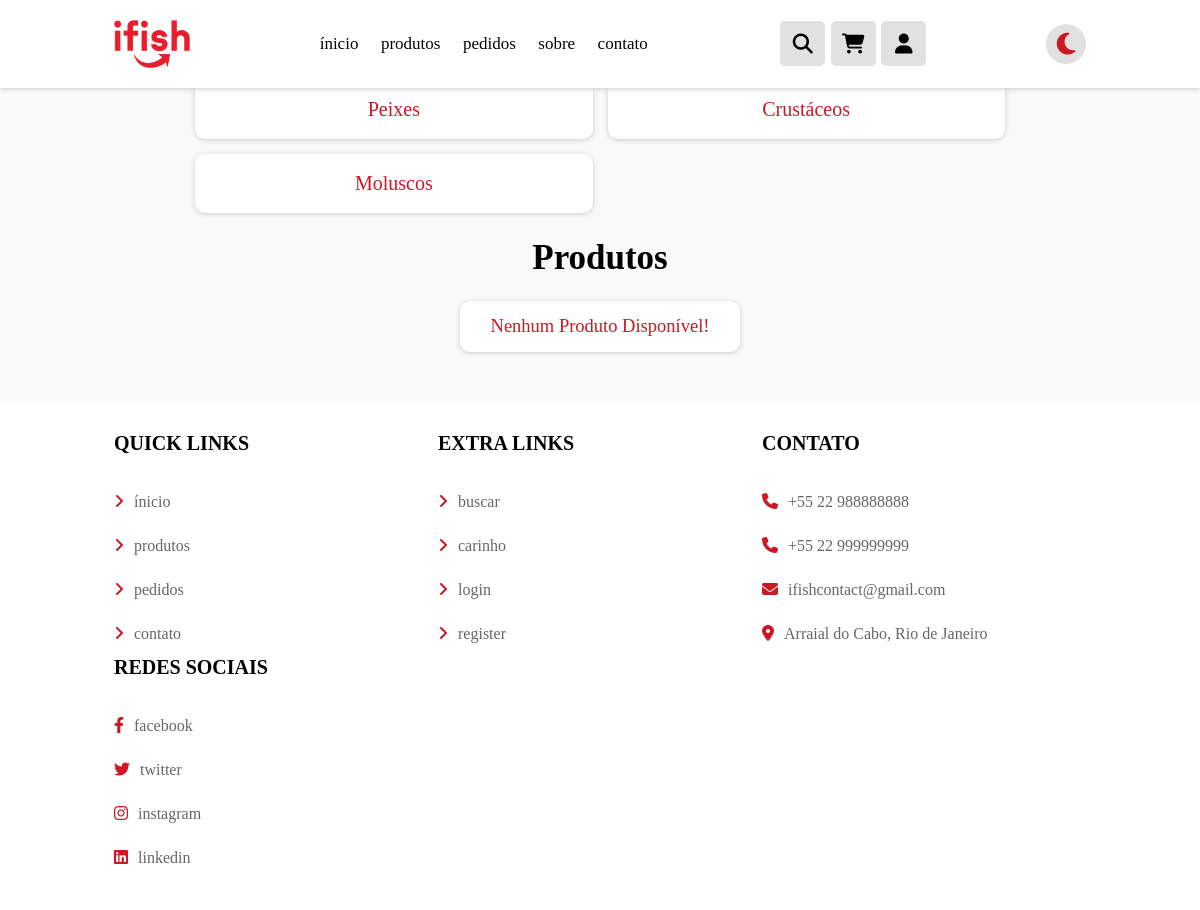
Page /produtos.php (signed in) on the earlier database version.
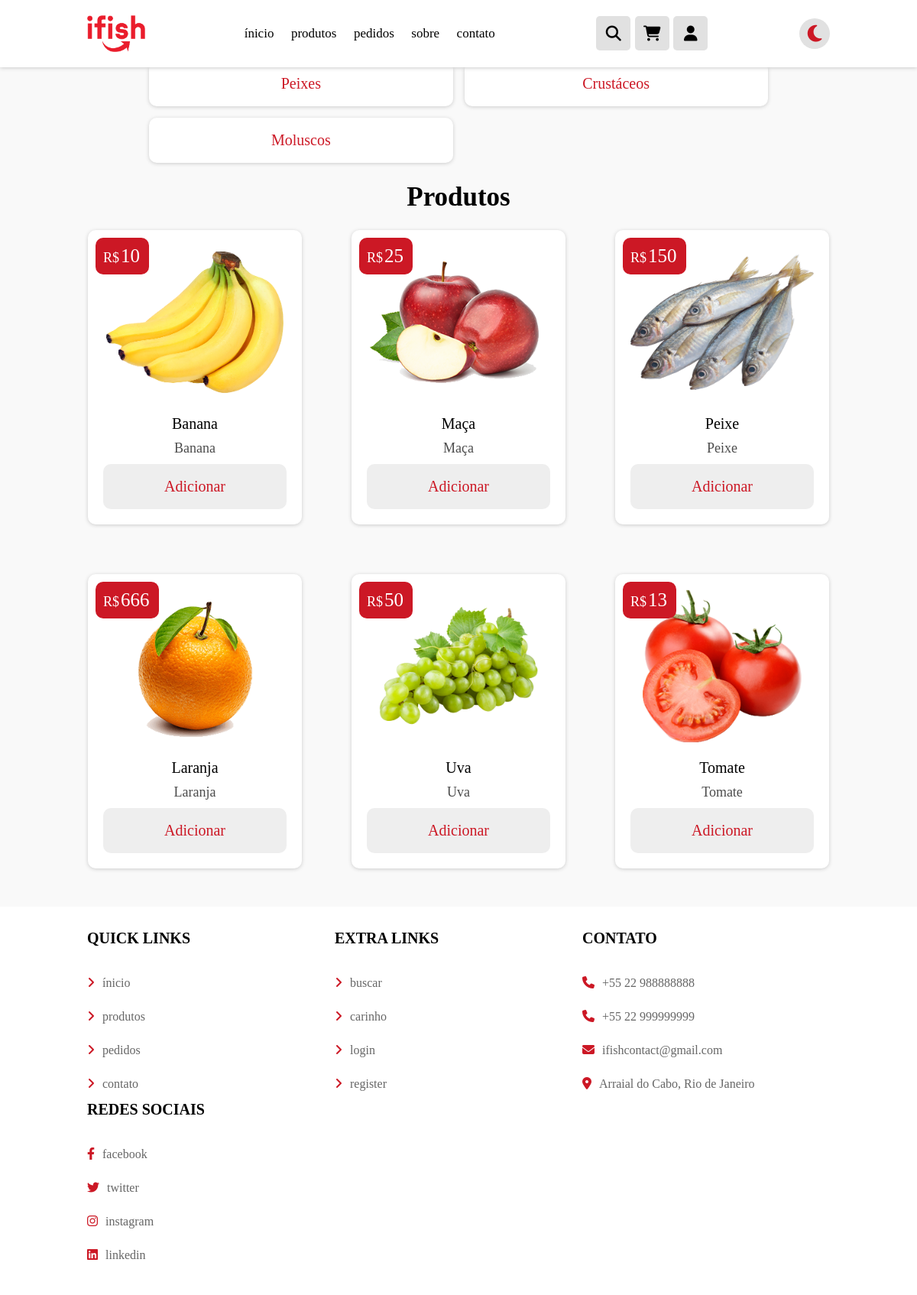
Same page on the later database version.
### tables this page shows
CREATE TABLE `produto` (
  `id` int(100) NOT NULL,
  `nome` varchar(100) NOT NULL,
  `categoria` varchar(20) NOT NULL,
  `detalhe` varchar(500) NOT NULL,
  `preco` int(100) NOT NULL,
  `image` varchar(100) NOT NULL
);

### produtos.php (the view, shortened to what this page needs)
<!DOCTYPE html>
<html lang="pt-BR">
<head>
   <link rel="stylesheet" href="css/index.css">
   <link rel="stylesheet" href="css/header.css">
   <link rel="stylesheet" href="css/footer.css">
   <link rel="stylesheet" href="css/produtos.css">
   <link rel="stylesheet" href="https://cdnjs.cloudflare.com/ajax/libs/font-awesome/6.2.0/css/all.min.css" />
</head>
<body class="body">
   <?php include 'header.php'; ?>
   <section class="p-category">
      <a href="categoria.php?categoria=peixes">peixes</a>
      <a href="categoria.php?categoria=crustáceos">crustáceos</a>
      <a href="categoria.php?categoria=moluscos">moluscos</a>
   </section>
   <section class="produtos">
      <h1 class="titulo">produtos</h1>
      <div class="box-container">
         <?php
         $select_products = $conn->prepare("SELECT * FROM `produto`");
         $select_products->execute();
         if ($select_products->rowCount() > 0) {
            while ($fetch_products = $select_products->fetch(PDO::FETCH_ASSOC)) {
         ?>
               <div class="card-produtos">
                  <form action="" class="box" method="POST">
                     <div class="preco">R$<span><?= $fetch_products['preco']; ?></span></div>
                     <img src="uploaded_img/<?= $fetch_products['image']; ?>" alt="">
                     <div class="nome"><?= $fetch_products['nome']; ?></div>
                     <div class="detalhes"><?= $fetch_products['detalhe']; ?></div>
                     <input type="submit" value="Adicionar" class="btn" name="adicionar_carrinho">
                  </form>
               </div>
         <?php
            }
         } else {
            echo '<p class="empty-produtos">nenhum produto disponível!</p>';
         }
         ?>
      </div>
   </section>
   <?php include 'footer.php'; ?>
</body>
</html>

Differences in the rows shown:
added produto: preco "10", image (picture), nome "Banana", detalhe "Banana"
added produto: preco "25", image (picture), nome "Maça", detalhe "Maça"
added produto: preco "150", image (picture), nome "Peixe", detalhe "Peixe"
added produto: preco "666", image (picture), nome "Laranja", detalhe "Laranja"
added produto: preco "50", image (picture), nome "Uva", detalhe "Uva"
added produto: preco "13", image (picture), nome "Tomate", detalhe "Tomate"
Other differences:
text no longer shown: "Nenhum Produto Disponível!"
